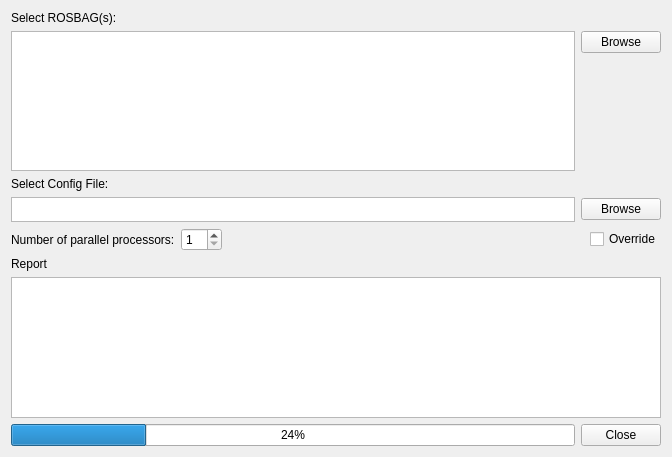
<?xml version="1.0" encoding="UTF-8"?>
<ui version="4.0">
 <class>Form</class>
 <widget class="QWidget" name="Form">
  <property name="geometry">
   <rect>
    <x>0</x>
    <y>0</y>
    <width>672</width>
    <height>457</height>
   </rect>
  </property>
  <property name="windowTitle">
   <string>Bag to CSV</string>
  </property>
  <layout class="QVBoxLayout" name="verticalLayout_2">
   <item>
    <widget class="QLabel" name="label_2">
     <property name="text">
      <string>Select ROSBAG(s):</string>
     </property>
    </widget>
   </item>
   <item>
    <layout class="QHBoxLayout" name="horizontalLayout_3">
     <item>
      <widget class="QListWidget" name="bagList"/>
     </item>
     <item>
      <layout class="QVBoxLayout" name="verticalLayout">
       <item>
        <widget class="QPushButton" name="openBagB">
         <property name="text">
          <string>Browse</string>
         </property>
        </widget>
       </item>
       <item>
        <spacer name="verticalSpacer">
         <property name="orientation">
          <enum>Qt::Vertical</enum>
         </property>
         <property name="sizeHint" stdset="0">
          <size>
           <width>20</width>
           <height>58</height>
          </size>
         </property>
        </spacer>
       </item>
      </layout>
     </item>
    </layout>
   </item>
   <item>
    <widget class="QLabel" name="label_3">
     <property name="text">
      <string>Select Config File:</string>
     </property>
    </widget>
   </item>
   <item>
    <layout class="QHBoxLayout" name="horizontalLayout_2">
     <item>
      <widget class="QListWidget" name="config">
       <property name="minimumSize">
        <size>
         <width>0</width>
         <height>25</height>
        </size>
       </property>
       <property name="maximumSize">
        <size>
         <width>16777215</width>
         <height>25</height>
        </size>
       </property>
      </widget>
     </item>
     <item>
      <widget class="QPushButton" name="openConfB">
       <property name="text">
        <string>Browse</string>
       </property>
      </widget>
     </item>
    </layout>
   </item>
   <item>
    <layout class="QHBoxLayout" name="horizontalLayout">
     <item>
      <widget class="QLabel" name="label">
       <property name="text">
        <string>Number of parallel processors:</string>
       </property>
      </widget>
     </item>
     <item>
      <widget class="QSpinBox" name="processors">
       <property name="minimum">
        <number>1</number>
       </property>
       <property name="maximum">
        <number>16</number>
       </property>
      </widget>
     </item>
     <item>
      <spacer name="horizontalSpacer">
       <property name="orientation">
        <enum>Qt::Horizontal</enum>
       </property>
       <property name="sizeHint" stdset="0">
        <size>
         <width>40</width>
         <height>20</height>
        </size>
       </property>
      </spacer>
     </item>
     <item>
      <widget class="QCheckBox" name="override">
       <property name="text">
        <string>Override</string>
       </property>
      </widget>
     </item>
    </layout>
   </item>
   <item>
    <widget class="QLabel" name="label_4">
     <property name="text">
      <string>Report</string>
     </property>
    </widget>
   </item>
   <item>
    <widget class="QListWidget" name="reportList"/>
   </item>
   <item>
    <layout class="QHBoxLayout" name="horizontalLayout_4">
     <item>
      <widget class="QProgressBar" name="progressBar">
       <property name="value">
        <number>24</number>
       </property>
      </widget>
     </item>
     <item>
      <widget class="QPushButton" name="closeB">
       <property name="text">
        <string>Close</string>
       </property>
      </widget>
     </item>
    </layout>
   </item>
  </layout>
 </widget>
 <resources/>
 <connections/>
</ui>
